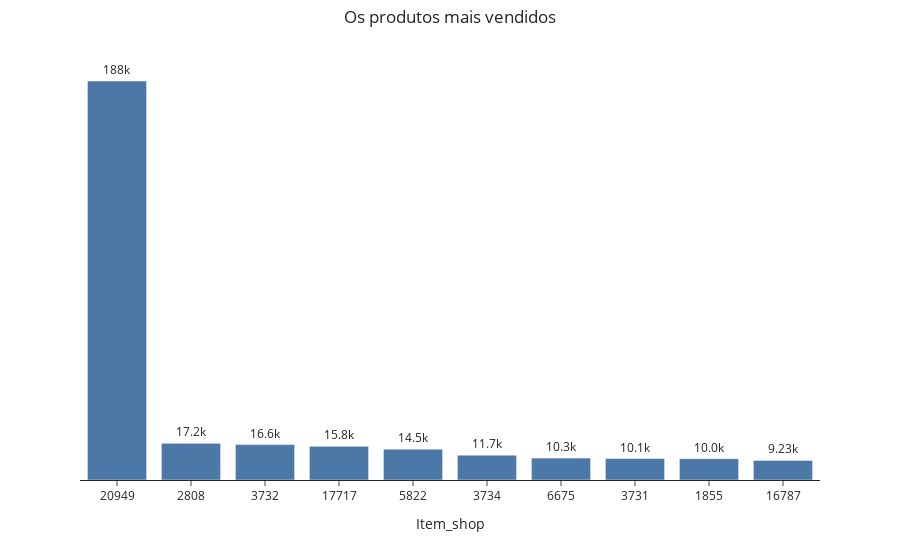

The code cell stored with this chart in its notebook:
### Code cell
fig = px.bar(item_top10, x='item_id', y='item_cnt_day', template= 'simple_white',
 text = 'item_cnt_day', color_discrete_sequence=px.colors.qualitative.T10 )
fig.update_xaxes(zeroline = True, zerolinewidth =2)
fig.update_traces(textposition="outside", texttemplate='%{text:.3s}')
fig.update_xaxes(zeroline = True, zerolinewidth =2, title = 'Item_shop' )
fig.update_yaxes(showticklabels = False, title= '' , showline = False, ticks = '')
fig.update_layout(title={'text': 'Os produtos mais vendidos', 'y': 0.98, 'x': 0.5})
fig.show()

### Figure 1 — Plotly figure (JSON) as saved in the notebook; plotly's stock layout.template omitted (floating-point values rounded to 4 significant figures)
{"data": [{"alignmentgroup": "True", "hovertemplate": "item_id=%{x}<br>item_cnt_day=%{text}<extra></extra>", "legendgroup": "", "marker": {"color": "#4C78A8", "pattern": {"shape": ""}}, "name": "", "offsetgroup": "", "orientation": "v", "showlegend": false, "text": [187642, 17245, 16642, 15830, 14515, 11688, 10289, 10099, 10032, 9227], "textposition": "outside", "texttemplate": "%{text:.3s}", "type": "bar", "x": ["20949", "2808", "3732", "17717", "5822", "3734", "6675", "3731", "1855", "16787"], "xaxis": "x", "y": [187642, 17245, 16642, 15830, 14515, 11688, 10289, 10099, 10032, 9227], "yaxis": "y"}], "layout": {"barmode": "relative", "legend": {"tracegroupgap": 0}, "margin": {"t": 60}, "title": {"text": "Os produtos mais vendidos", "x": 0.5, "y": 0.98}, "xaxis": {"anchor": "y", "domain": [0, 1], "title": {"text": "Item_shop"}, "zeroline": true, "zerolinewidth": 2}, "yaxis": {"anchor": "x", "domain": [0, 1], "showline": false, "showticklabels": false, "ticks": "", "title": {"text": ""}}}}
